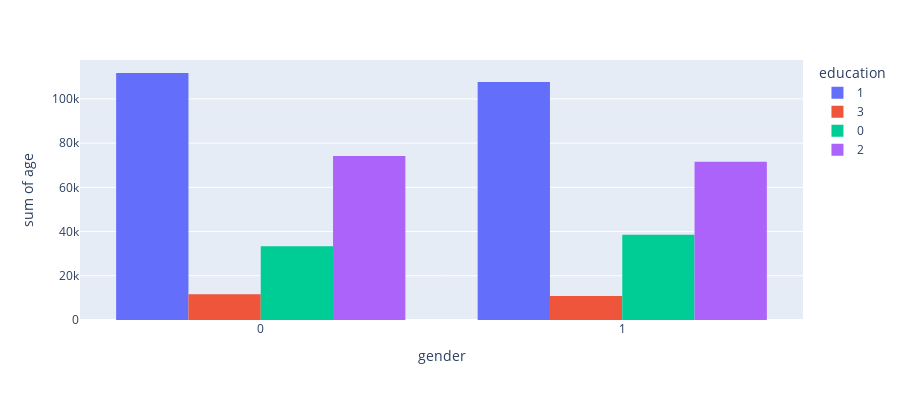

Notebook source saved alongside this figure:
### Code cell
fig = px.histogram(clients_merged, x="gender", y="age",
             color='education', barmode='group',
             height=400)
fig.show()

### Figure 1 — Plotly figure (JSON) as saved in the notebook; plotly's stock layout.template omitted (floating-point values rounded to 4 significant figures; data arrays with more than 128 entries replaced by an {"elided": "..."} marker saying what was removed)
{"data": [{"alignmentgroup": "True", "bingroup": "x", "histfunc": "sum", "hovertemplate": "education=1<br>gender=%{x}<br>sum of age=%{y}<extra></extra>", "legendgroup": "1", "marker": {"color": "#636efa", "pattern": {"shape": ""}}, "name": "1", "offsetgroup": "1", "orientation": "v", "showlegend": true, "type": "histogram", "x": {"elided": "5476 int values"}, "xaxis": "x", "y": {"elided": "5476 int values"}, "yaxis": "y"}, {"alignmentgroup": "True", "bingroup": "x", "histfunc": "sum", "hovertemplate": "education=3<br>gender=%{x}<br>sum of age=%{y}<extra></extra>", "legendgroup": "3", "marker": {"color": "#EF553B", "pattern": {"shape": ""}}, "name": "3", "offsetgroup": "3", "orientation": "v", "showlegend": true, "type": "histogram", "x": {"elided": "497 int values"}, "xaxis": "x", "y": {"elided": "497 int values"}, "yaxis": "y"}, {"alignmentgroup": "True", "bingroup": "x", "histfunc": "sum", "hovertemplate": "education=0<br>gender=%{x}<br>sum of age=%{y}<extra></extra>", "legendgroup": "0", "marker": {"color": "#00cc96", "pattern": {"shape": ""}}, "name": "0", "offsetgroup": "0", "orientation": "v", "showlegend": true, "type": "histogram", "x": {"elided": "1500 int values"}, "xaxis": "x", "y": {"elided": "1500 int values"}, "yaxis": "y"}, {"alignmentgroup": "True", "bingroup": "x", "histfunc": "sum", "hovertemplate": "education=2<br>gender=%{x}<br>sum of age=%{y}<extra></extra>", "legendgroup": "2", "marker": {"color": "#ab63fa", "pattern": {"shape": ""}}, "name": "2", "offsetgroup": "2", "orientation": "v", "showlegend": true, "type": "histogram", "x": {"elided": "3689 int values"}, "xaxis": "x", "y": {"elided": "3689 int values"}, "yaxis": "y"}], "layout": {"barmode": "group", "height": 400, "legend": {"title": {"text": "education"}, "tracegroupgap": 0}, "margin": {"t": 60}, "xaxis": {"anchor": "y", "domain": [0, 1], "title": {"text": "gender"}}, "yaxis": {"anchor": "x", "domain": [0, 1], "title": {"text": "sum of age"}}}}
